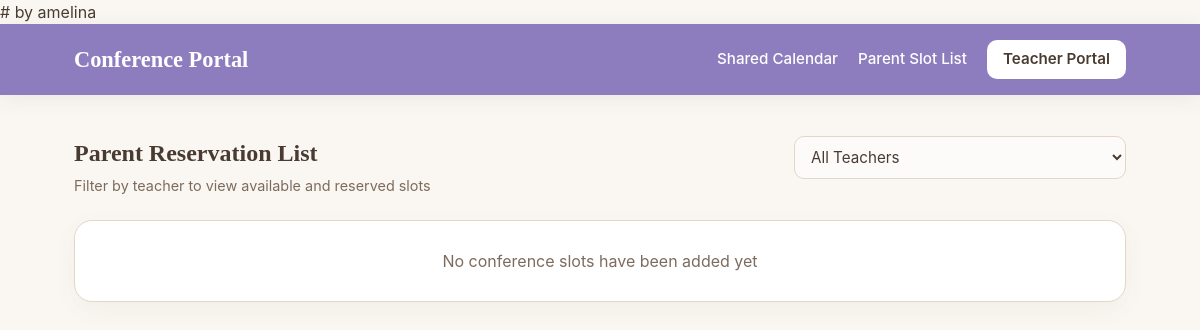
Page /reserve on the earlier database version.
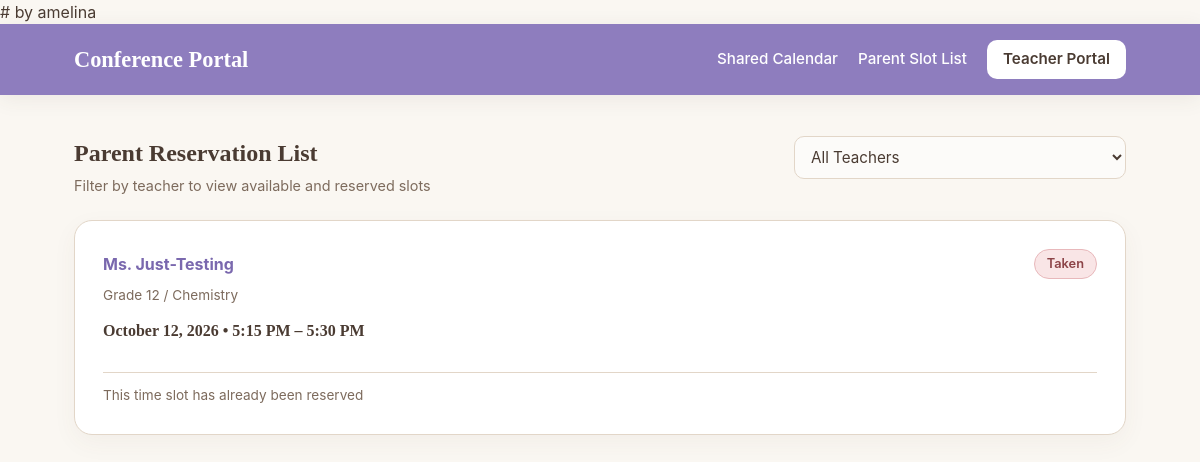
Same page on the later database version.
### app.py (models this page shows)
class TimeSlot(db.Model):
    id = db.Column(db.Integer, primary_key=True)
    teacher_id = db.Column(db.Integer, db.ForeignKey('teacher.id'), nullable=False)
    date = db.Column(db.String(10), nullable=False)
    start_time = db.Column(db.String(5), nullable=False)
    end_time = db.Column(db.String(5), nullable=False)
    is_booked = db.Column(db.Boolean, default=False)
    parent_name = db.Column(db.String(100), nullable=True)
    student_name = db.Column(db.String(100), nullable=True)

class Teacher(db.Model):
    id = db.Column(db.Integer, primary_key=True)
    name = db.Column(db.String(100), nullable=False)
    subject = db.Column(db.String(100), nullable=False)
    email = db.Column(db.String(120), unique=True, nullable=False)
    password_hash = db.Column(db.String(256), nullable=False)
    slots = db.relationship('TimeSlot', backref='teacher', lazy=True)

### app.py (the view, shortened to what this page needs)
@app.route('/reserve', methods=['GET', 'POST'])
def reserve():
    teacher_filter = request.args.get('teacher_id', type=int)
    teachers = Teacher.query.all()
    query = TimeSlot.query
    if teacher_filter:
        query = query.filter_by(teacher_id=teacher_filter)
    slots = query.order_by(TimeSlot.date, TimeSlot.start_time).all()
    return render_template('reserve.html', slots=slots, teachers=teachers, selected_teacher=teacher_filter)

### app.py (called while the page is built)
@app.template_filter('format_date')
def format_date(date_str):
    if not date_str:
        return ""
    try:
        dt = datetime.strptime(str(date_str).strip(), '%Y-%m-%d')
        return f"{dt.strftime('%B')} {dt.day}, {dt.year}"
    except Exception:
        return date_str

@app.template_filter('format_time')
def format_time(time_str):
    if not time_str:
        return ""
    try:
        dt = datetime.strptime(str(time_str).strip()[:5], '%H:%M')
        hour = dt.hour % 12 or 12
        ampm = "AM" if dt.hour < 12 else "PM"
        return f"{hour}:{dt.minute:02d} {ampm}"
    except Exception:
        return time_str

### templates/reserve.html (shortened to what this page needs)
<!DOCTYPE html>
<html lang="en">
<head>
    <link rel="stylesheet" href="{{ url_for('static', filename='style.css') }}?v=5">
</head>
<body>
    <nav class="navbar">
        <div class="container">
            <a class="brand" href="{{ url_for('index') }}">Conference Portal</a>
            <div class="nav-links">
                <a href="{{ url_for('shared_calendar') }}">Shared Calendar</a>
                <a href="{{ url_for('reserve') }}">Parent Slot List</a>
                {% if session.get('teacher_id') %}
                    <a href="{{ url_for('teacher_dashboard') }}">My Dashboard ({{ session['teacher_name'] }})</a>
                    <a class="nav-btn" href="{{ url_for('teacher_logout') }}">Logout</a>
                {% else %}
                    <a class="nav-btn" href="{{ url_for('teacher_auth') }}">Teacher Portal</a>
                {% endif %}
            </div>
        </div>
    </nav>
    <div class="container" style="padding-bottom: 60px;">
        <div style="display: flex; justify-content: space-between; align-items: center; flex-wrap: wrap; gap: 16px; margin-bottom: 24px;">
            <div>
                <h2 style="margin-bottom: 4px;">Parent Reservation List</h2>
                <p style="color: #7D6B5D; font-size: 0.9rem; margin: 0;">Filter by teacher to view available and reserved slots</p>
            </div>
            <form method="GET" style="min-width: 240px;">
                <select name="teacher_id" onchange="this.form.submit()" style="margin-bottom: 0;">
                    <option value="">All Teachers</option>
                </select>
            </form>
        </div>
        <div class="grid-3">
            {% for slot in slots %}
            <div class="card">
                <div>
                    <div style="display: flex; justify-content: space-between; align-items: center; margin-bottom: 6px;">
                        <strong style="color: #7A68AE;">{{ slot.teacher.name }}</strong>
                        <span class="{{ 'badge-booked' if slot.is_booked else 'badge-open' }}">
                            {{ 'Taken' if slot.is_booked else 'Available' }}
                        </span>
                    </div>
                    <p style="color: #7D6B5D; font-size: 0.85rem; margin-top: 0;">{{ slot.teacher.subject }}</p>
<h4 style="margin-bottom: 16px;">{{ slot.date | format_date }} &bull; {{ slot.start_time | format_time }} – {{ slot.end_time | format_time }}</h4>                </div>
                {% if not slot.is_booked %}
                <form method="POST">
                    <input type="hidden" name="slot_id" value="{{ slot.id }}">
                    <input type="text" name="parent_name" placeholder="Parent Full Name" required>
                    <input type="text" name="student_name" placeholder="Student Name" required>
                    <button type="submit" class="btn btn-lightbrown">Confirm Reservation</button>
                </form>
                {% else %}
                <p style="color: #7D6B5D; font-size: 0.85rem; border-top: 1px solid #E2D6C8; padding-top: 12px; margin-bottom: 0;">
                    This time slot has already been reserved
                </p>
                {% endif %}
            </div>
            {% else %}
            <div class="card" style="grid-column: 1 / -1; text-align: center;">
                <p style="color: #7D6B5D; margin: 0;">No conference slots have been added yet</p>
            </div>
            {% endfor %}
        </div>
    </div>
</body>
</html>

Differences in the rows shown:
added TimeSlot: teacher.name "Ms. Just-Testing", is_booked "Taken", teacher.subject "Grade 12 / Chemistry", date "October 12, 2026", start_time "5:15 PM", end_time "5:30 PM", shows "This time slot has already been reserved"
Other differences:
text no longer shown: "No conference slots have been added yet"
